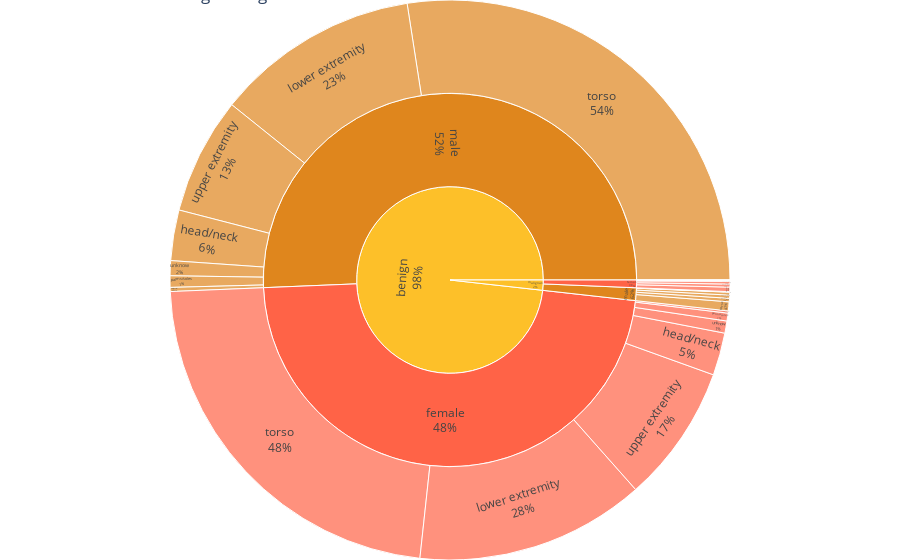

Notebook cell for this chart:
### Markdown cell above
## Visulize with sunburst chart

### Code cell
fig = px.sunburst(data_frame=train_df,
                  path=['benign_malignant', 'sex', 'location'],
                  color='sex',
                  color_discrete_sequence=orange_black,
                  maxdepth=-1,
                  title='Sunburst Chart Benign/Malignant > Sex > Location')

fig.update_traces(textinfo='label+percent parent')
fig.update_layout(margin=dict(t=0, l=0, r=0, b=0))
fig.show()

### Figure 1 — Plotly figure (JSON) as saved in the notebook; plotly's stock layout.template omitted (floating-point values rounded to 4 significant figures)
{"data": [{"branchvalues": "total", "customdata": [["(?)"], ["male"], ["(?)"], ["female"], ["female"], ["female"], ["female"], ["male"], ["female"], ["female"], ["female"], ["male"], ["male"], ["female"], ["male"], ["female"], ["male"], ["male"], ["male"], ["male"], ["female"], ["female"], ["female"], ["male"], ["male"], ["female"], ["male"], ["male"], ["male"], ["male"], ["female"], ["male"], ["female"], ["female"]], "domain": {"x": [0, 1], "y": [0, 1]}, "hovertemplate": "labels=%{label}<br>count=%{value}<br>parent=%{parent}<br>id=%{id}<br>sex=%{customdata[0]}<extra></extra>", "ids": ["malignant", "malignant/male/unknow", "benign", "malignant/female/palms/soles", "benign/female/palms/soles", "benign/female", "malignant/female/oral/genital", "benign/male", "malignant/female", "malignant/female/lower extremity", "benign/female/lower extremity", "malignant/male/head/neck", "benign/male/head/neck", "malignant/female/head/neck", "malignant/male/lower extremity", "malignant/female/unknow", "malignant/male", "benign/male/unknow", "malignant/male/upper extremity", "benign/male/upper extremity", "malignant/female/upper extremity", "benign/female/upper extremity", "benign/female/head/neck", "malignant/male/torso", "benign/male/torso", "malignant/female/torso", "malignant/male/palms/soles", "benign/male/palms/soles", "malignant/male/oral/genital", "benign/male/oral/genital", "benign/female/oral/genital", "benign/male/lower extremity", "benign/female/unknow", "benign/female/torso"], "labels": ["malignant", "unknow", "benign", "palms/soles", "palms/soles", "female", "oral/genital", "male", "female", "lower extremity", "lower extremity", "head/neck", "head/neck", "head/neck", "lower extremity", "unknow", "male", "unknow", "upper extremity", "upper extremity", "upper extremity", "upper extremity", "head/neck", "torso", "torso", "torso", "palms/soles", "palms/soles", "oral/genital", "oral/genital", "oral/genital", "lower extremity", "unknow", "torso"], "marker": {"colors": ["#fdc029", "#df861d", "#fdc029", "#FF6347", "#FF6347", "#FF6347", "#FF6347", "#df861d", "#FF6347", "#FF6347", "#FF6347", "#df861d", "#df861d", "#FF6347", "#df861d", "#FF6347", "#df861d", "#df861d", "#df861d", "#df861d", "#FF6347", "#FF6347", "#FF6347", "#df861d", "#df861d", "#FF6347", "#df861d", "#df861d", "#df861d", "#df861d", "#FF6347", "#df861d", "#FF6347", "#FF6347"]}, "maxdepth": -1, "name": "", "parents": ["", "malignant/male", "", "malignant/female", "benign/female", "benign", "malignant/female", "benign", "malignant", "malignant/female", "benign/female", "malignant/male", "benign/male", "malignant/female", "malignant/male", "malignant/female", "malignant", "benign/male", "malignant/male", "benign/male", "malignant/female", "benign/female", "benign/female", "malignant/male", "benign/male", "malignant/female", "malignant/male", "benign/male", "malignant/male", "benign/male", "benign/female", "benign/male", "benign/female", "benign/female"], "textinfo": "label+percent parent", "type": "sunburst", "values": [584, 6, 32542, 1, 150, 15761, 3, 16781, 220, 58, 4391, 54, 967, 20, 66, 3, 364, 286, 61, 2235, 50, 2637, 814, 172, 9093, 85, 4, 220, 1, 78, 42, 3902, 232, 7495]}], "layout": {"legend": {"tracegroupgap": 0}, "margin": {"b": 0, "l": 0, "r": 0, "t": 0}, "sunburstcolorway": ["#fdc029", "#df861d", "#FF6347", "#aa3d01", "#a30e15", "#800000", "#171820"], "title": {"text": "Sunburst Chart Benign/Malignant > Sex > Location"}}}
